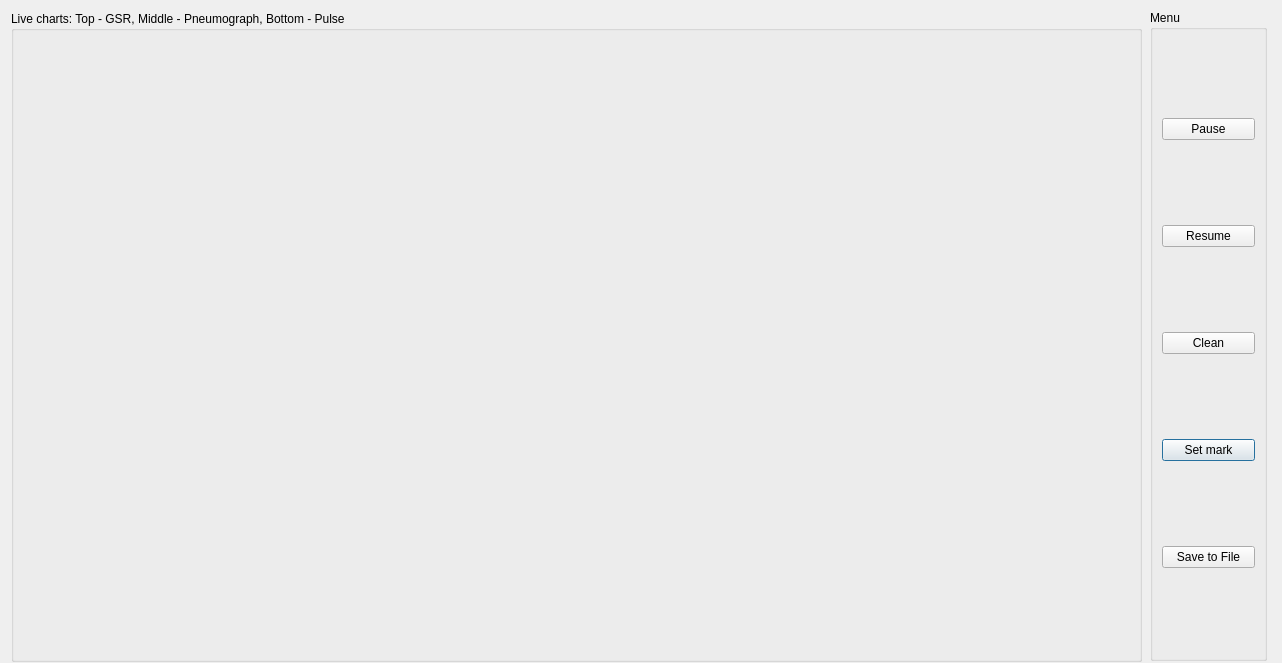
<?xml version="1.0" encoding="UTF-8"?>
<ui version="4.0">
 <class>ChartWindow</class>
 <widget class="QDialog" name="ChartWindow">
  <property name="geometry">
   <rect>
    <x>0</x>
    <y>0</y>
    <width>1282</width>
    <height>663</height>
   </rect>
  </property>
  <property name="windowTitle">
   <string>Lie Detector</string>
  </property>
  <widget class="QGroupBox" name="groupBox">
   <property name="geometry">
    <rect>
     <x>11</x>
     <y>11</y>
     <width>1131</width>
     <height>651</height>
    </rect>
   </property>
   <property name="title">
    <string>Live charts: Top - GSR, Middle - Pneumograph, Bottom - Pulse</string>
   </property>
   <layout class="QGridLayout" name="gridLayout_2">
    <item row="0" column="0">
     <widget class="QCustomPlot" name="widgetGSR" native="true"/>
    </item>
    <item row="1" column="0">
     <widget class="QCustomPlot" name="widgetPneumograph" native="true"/>
    </item>
    <item row="2" column="0">
     <widget class="QCustomPlot" name="widgetECG" native="true"/>
    </item>
   </layout>
  </widget>
  <widget class="QGroupBox" name="groupBox_2">
   <property name="geometry">
    <rect>
     <x>1150</x>
     <y>10</y>
     <width>117</width>
     <height>651</height>
    </rect>
   </property>
   <property name="title">
    <string>Menu</string>
   </property>
   <layout class="QGridLayout" name="gridLayout_3">
    <item row="3" column="0">
     <widget class="QPushButton" name="pushButton">
      <property name="text">
       <string>Set mark</string>
      </property>
     </widget>
    </item>
    <item row="0" column="0">
     <widget class="QPushButton" name="pushButtonPause">
      <property name="text">
       <string>Pause</string>
      </property>
     </widget>
    </item>
    <item row="1" column="0">
     <widget class="QPushButton" name="pushButtonResume">
      <property name="text">
       <string>Resume</string>
      </property>
     </widget>
    </item>
    <item row="2" column="0">
     <widget class="QPushButton" name="pushButtonClearChart">
      <property name="text">
       <string>Clean</string>
      </property>
     </widget>
    </item>
    <item row="4" column="0">
     <widget class="QPushButton" name="SavetoFile">
      <property name="text">
       <string>Save to File</string>
      </property>
     </widget>
    </item>
   </layout>
  </widget>
 </widget>
 <customwidgets>
  <customwidget>
   <class>QCustomPlot</class>
   <extends>QWidget</extends>
   <header>qcustomplot.h</header>
   <container>1</container>
  </customwidget>
 </customwidgets>
 <resources/>
 <connections/>
</ui>
